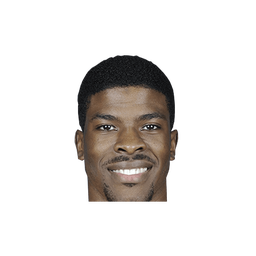
#> input picture players/headshots/face/101235-kelenna-azubuike.png, 256 x 256 px, found by its file name; its folder holds only this picture in this run
$ python build_face_tight.py
#> lines starting #> are read from the running program, lines starting #| are printed output that depends on the picture; after the words box and inside, x2 and y2 are one past the last pixel; in counts of white or black regions, pixels touching at a corner belong together
#!/usr/bin/env python3
"""
Builds players/headshots/face-tight/<stem>.webp from players/headshots/face/<stem>.png.

face/ is the 256x256 transparent crop, but the head only fills part of the frame and the
amount of empty space varies per player. This writes a "tight" 128px WebP (with alpha) where
the opaque content is square-cropped with ~7.5% padding on each side, so heads render at a
consistent size when shown small (chips, tables, tooltips).

Per source PNG:
  1. bounding box of pixels with alpha > 16
  2. square centred on that box, side = 1.15 * max(box w, box h); the square is clamped to
     the image and padded with transparent pixels where it overflows the edge
  3. resize to 128x128 (Lanczos), save as WebP quality 90 with alpha

players/headshots/face-tight/.hashes.json maps stem -> sha256 of the source PNG, so reruns
only process new or changed sources. Sources with no opaque pixels are skipped and logged.

Run from the repo root:
    python scripts/build_face_tight.py            # incremental
    python scripts/build_face_tight.py --force    # rebuild everything
Additive only: never touches face/, face2/, face2-160/, thumb/ or the metadata.
Needs Pillow (pip install pillow).
"""
import argparse
import hashlib
import json
import os
import sys

from PIL import Image

SRC = os.path.join("players", "headshots", "face")
DST = os.path.join("players", "headshots", "face-tight")
HASHES = os.path.join(DST, ".hashes.json")
SIZE = 128
ALPHA_MIN = 16      # pixels at or below this alpha are treated as empty
PAD_FACTOR = 1.15   # square side relative to the larger bbox dimension
QUALITY = 90


def sha256_of(path):
    h = hashlib.sha256()
    with open(path, "rb") as f:
        for chunk in iter(lambda: f.read(1 << 20), b""):
            h.update(chunk)
#> in main, im is the input picture: PIL image 256x256 RGBA; mean R, G, B, A 20, 16.8, 14.6, 48.7
    return h.hexdigest()


def tight_crop(im):
    """Return the 128x128 RGBA tight crop, or None when the image has no opaque pixels."""
    im = im.convert("RGBA")
    # point() maps alpha > ALPHA_MIN to 255 and the rest to 0; getbbox() on that mask
    # gives the opaque bounding box as (left, top, right, bottom), right/bottom exclusive.
    mask = im.getchannel("A").point(lambda a: 255 if a > ALPHA_MIN else 0)
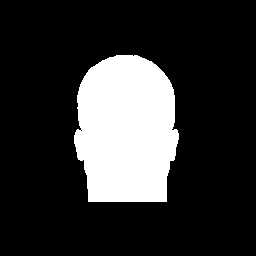
#> mask: PIL image 256x256 L; 19.6% white; 1 white region, box (x1, y1, x2, y2) and area: (74, 55, 179, 202) 12824
    box = mask.getbbox()
#> box = (74, 55, 179, 202)
    if box is None:
        return None
    left, top, right, bottom = box
#> left = 74; top = 55; right = 179; bottom = 202
    bw, bh = right - left, bottom - top
#> bw = 105; bh = 147
    side = int(round(PAD_FACTOR * max(bw, bh)))
#> side = 169
    cx = (left + right) / 2.0
#> cx = 126.5
    cy = (top + bottom) / 2.0
#> cy = 128.5
    x0 = int(round(cx - side / 2.0))
#> x0 = 42
    y0 = int(round(cy - side / 2.0))
#> y0 = 44
    # Pillow's crop() pads with transparent black wherever the box overflows the image,
    # which is exactly the "clamp to image, pad with transparent pixels" behaviour we want.
    sq = im.crop((x0, y0, x0 + side, y0 + side))
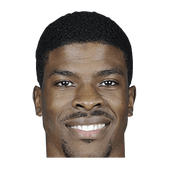
#> sq: PIL image 169x169 RGBA; mean R, G, B, A 45.9, 38.6, 33.5, 111.8; transparent parts drawn white
    return sq.resize((SIZE, SIZE), Image.LANCZOS)
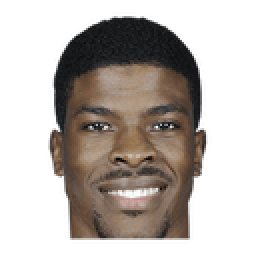
#> returned value: PIL image 128x128 RGBA (shown 2 times larger); mean R, G, B, A 46.3, 38.9, 33.7, 111.8; transparent parts drawn white


def main():
    ap = argparse.ArgumentParser()
    ap.add_argument("--force", action="store_true", help="rebuild even if the source hash is unchanged")
    args = ap.parse_args()

    if not os.path.isdir(SRC):
        sys.exit("run this from the nba-headshots repo root (players/headshots/face not found)")
    os.makedirs(DST, exist_ok=True)

    hashes = {}
    if os.path.exists(HASHES):
        with open(HASHES, encoding="utf-8") as f:
            hashes = json.load(f)

    written = unchanged = 0
    skipped = []
    for fname in sorted(os.listdir(SRC)):
        if not fname.lower().endswith(".png"):
            continue
        stem = fname[:-4]
        src = os.path.join(SRC, fname)
        out = os.path.join(DST, stem + ".webp")
        digest = sha256_of(src)
        if not args.force and hashes.get(stem) == digest and os.path.exists(out):
            unchanged += 1
            continue
        with Image.open(src) as im:
            result = tight_crop(im)
        if result is None:
            print(f"skip (no opaque pixels): {fname}")
            skipped.append(stem)
            # drop any stale hash so a later fix to the source is picked up
            hashes.pop(stem, None)
            continue
        result.save(out, "WEBP", quality=QUALITY, method=6, exact=False)
        hashes[stem] = digest
        written += 1

    with open(HASHES, "w", encoding="utf-8") as f:
        json.dump(dict(sorted(hashes.items())), f, indent=0, sort_keys=True)
        f.write("\n")

    print(f"face-tight: wrote {written}, unchanged {unchanged}, skipped {len(skipped)} -> {DST}")
    if skipped:
        print("skipped stems: " + ", ".join(skipped))


if __name__ == "__main__":
    main()

$ run again, on players/headshots/face/1629027-trae-young.png
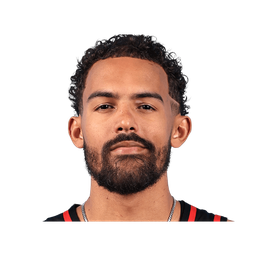
#> input picture players/headshots/face/1629027-trae-young.png, 256 x 256 px, found by its file name
#> in main, im is the input picture: PIL image 256x256 RGBA; mean R, G, B, A 43.9, 28.9, 23.4, 73.1
#> in tight_crop, `mask = im.getchannel("A").point(lambda a: 255 if a > ALPHA_MIN else 0)`:
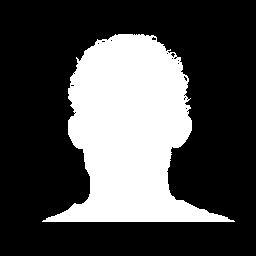
#> mask: PIL image 256x256 L; 29.8% white; 1 white region, box (x1, y1, x2, y2) and area: (42, 34, 235, 222) 19549
#> box = (42, 34, 235, 222)
#> left = 42; top = 34; right = 235; bottom = 222
#> bw = 193; bh = 188
#> side = 222
#> cx = 138.5
#> cy = 128
#> x0 = 28
#> y0 = 17
#> in tight_crop, `return sq.resize((SIZE, SIZE), Image.LANCZOS)`:
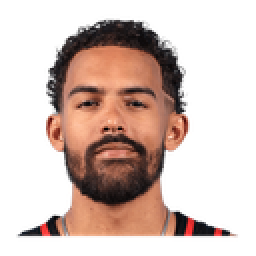
#> returned value: PIL image 128x128 RGBA (shown 2 times larger); mean R, G, B, A 60.4, 39.9, 31.9, 97.2; transparent parts drawn white

$ run again, on players/headshots/face/1626204-larry-nance-jr.png
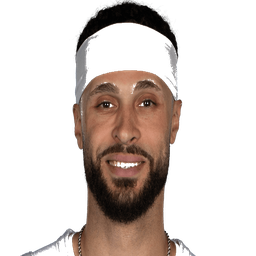
#> input picture players/headshots/face/1626204-larry-nance-jr.png, 256 x 256 px, found by its file name
#> in main, im is the input picture: PIL image 256x256 RGBA; mean R, G, B, A 37.8, 28.2, 23.5, 74.2
#> in tight_crop, `mask = im.getchannel("A").point(lambda a: 255 if a > ALPHA_MIN else 0)`:
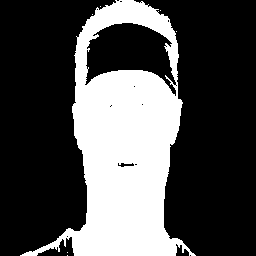
#> mask: PIL image 256x256 L; 30.6% white; 7 white regions (6 under 20 px), largest, box (x1, y1, x2, y2) and area: (20, 0, 196, 256) 20055
#> box = (20, 0, 196, 256)
#> left = 20; top = 0; right = 196; bottom = 256
#> bw = 176; bh = 256
#> side = 294
#> cx = 108
#> cy = 128
#> x0 = -39
#> y0 = -19
#> in tight_crop, `return sq.resize((SIZE, SIZE), Image.LANCZOS)`:
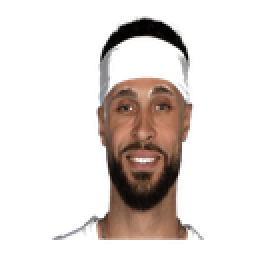
#> returned value: PIL image 128x128 RGBA (shown 2 times larger); mean R, G, B, A 31.7, 24, 20.1, 56.2; transparent parts drawn white
